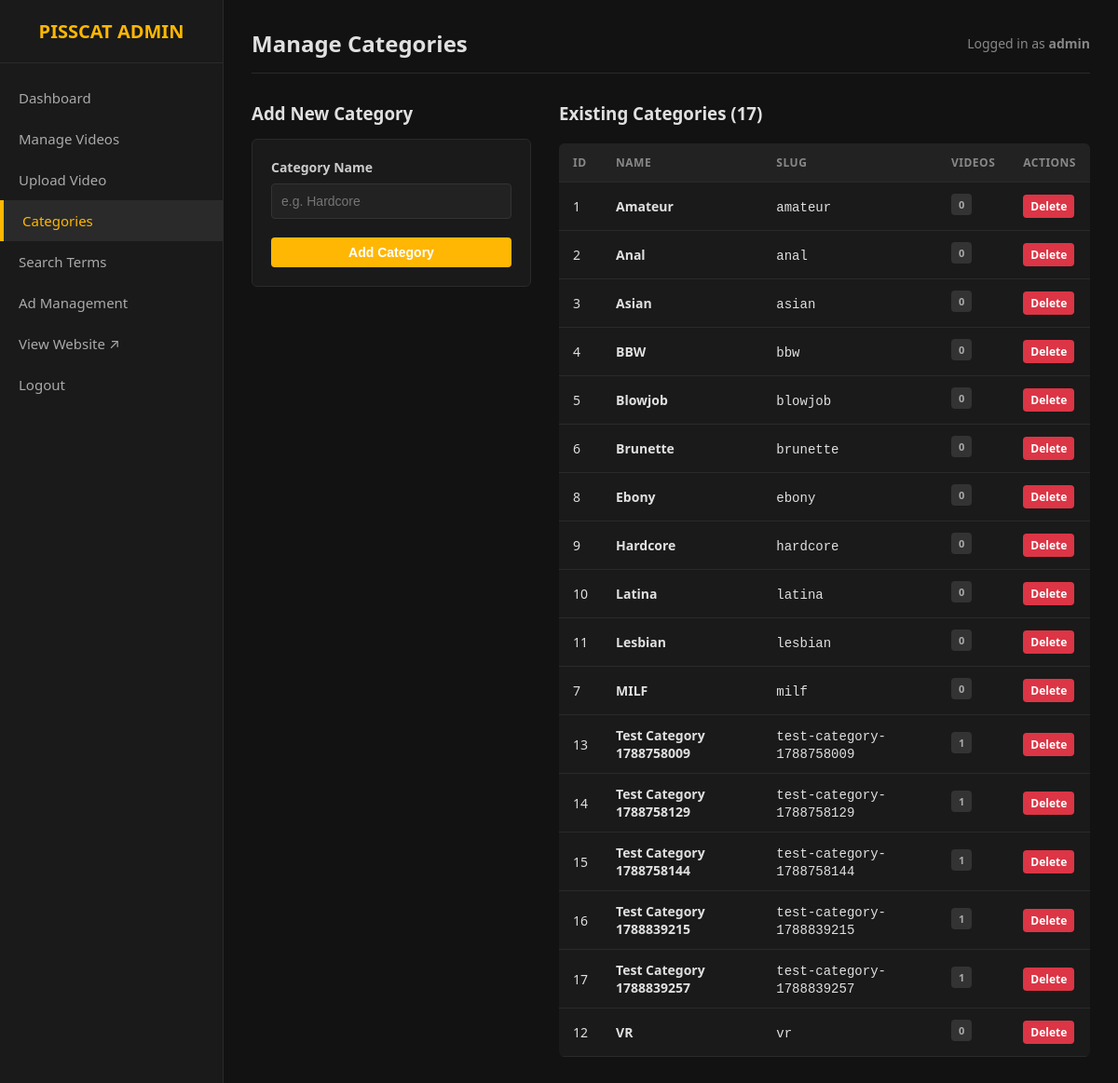
Before: /admin/categories.php (signed in) with the older database file.
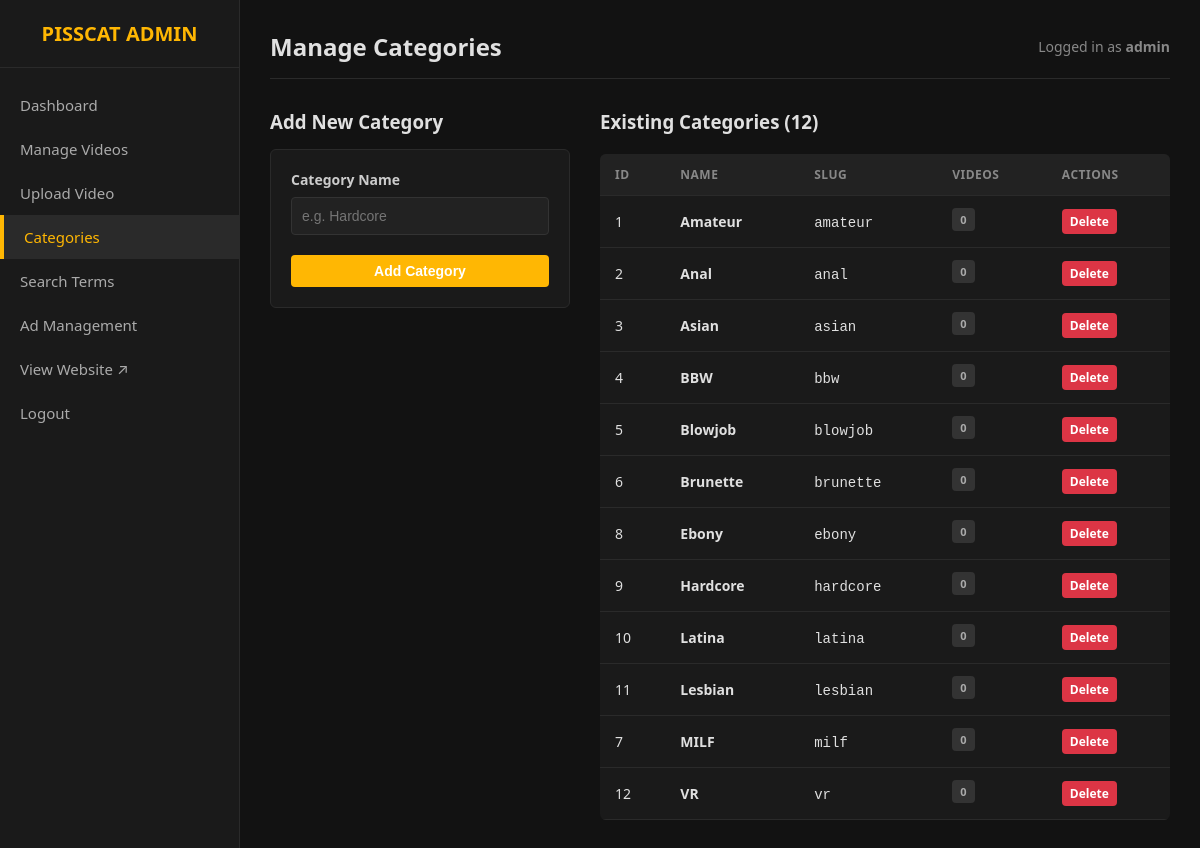
After: the same page with the newer database file.
### tables this page shows
CREATE TABLE categories (
            id INTEGER PRIMARY KEY AUTOINCREMENT,
            name TEXT UNIQUE NOT NULL,
            slug TEXT UNIQUE NOT NULL,
            created_at DATETIME DEFAULT CURRENT_TIMESTAMP
        );

### admin/categories.php (the view, shortened to what this page needs)
<?php
require_once __DIR__ . '/header.php';
$pdo = getDB();
$categories = $pdo->query("
    SELECT c.*, COUNT(vc.video_id) AS video_count
    FROM categories c
    LEFT JOIN video_categories vc ON c.id = vc.category_id
    GROUP BY c.id
    ORDER BY c.name ASC
")->fetchAll();
?>
<div style="display: grid; grid-template-columns: 300px 1fr; gap: 30px;">
    <div>
        <h3 style="margin-bottom: 15px;">Add New Category</h3>
        <form action="categories.php" method="POST" style="background: #1a1a1a; padding: 20px; border-radius: 6px; border: 1px solid #2a2a2a;">
            <div class="form-group">
                <label for="name">Category Name</label>
                <input type="text" id="name" name="name" class="form-control" required placeholder="e.g. Hardcore">
            </div>
            <button type="submit" class="btn btn-primary" style="width: 100%;">Add Category</button>
        </form>
    </div>
    <div>
        <h3 style="margin-bottom: 15px;">Existing Categories (<?= count($categories) ?>)</h3>
        <?php if (empty($categories)): ?>
            <p style="color: #888;">No categories available.</p>
        <?php else: ?>
            <table class="table">
                <thead>
                    <tr>
                        <th>ID</th>
                        <th>Name</th>
                        <th>Slug</th>
                        <th>Videos</th>
                        <th>Actions</th>
                    </tr>
                </thead>
                <tbody>
                    <?php foreach ($categories as $cat): ?>
                        <tr>
                            <td><?= $cat['id'] ?></td>
                            <td><strong><?= htmlspecialchars($cat['name']) ?></strong></td>
                            <td><code><?= htmlspecialchars($cat['slug']) ?></code></td>
                            <td><span class="badge"><?= $cat['video_count'] ?></span></td>
                            <td>
                                <a href="categories.php?action=delete&id=<?= $cat['id'] ?>" onclick="return confirm('Deleting category will unlink it from videos. Continue?');" class="btn btn-danger" style="padding: 4px 8px; font-size: 12px;">Delete</a>
                            </td>
                        </tr>
                    <?php endforeach; ?>
                </tbody>
            </table>
        <?php endif; ?>
    </div>
</div>
<?php require_once __DIR__ . '/footer.php'; ?>

### admin/header.php (shortened to what this page needs)
<?php
$currentPage = basename($_SERVER['PHP_SELF']);
?>
<!DOCTYPE html>
<html lang="en">
<head>
</head>
<body>
<div class="sidebar">
    <a href="index.php" class="sidebar-brand">PISSCAT ADMIN</a>
    <ul class="nav-menu">
        <li><a href="index.php" class="<?= $currentPage === 'index.php' ? 'active' : '' ?>">Dashboard</a></li>
        <li><a href="videos.php" class="<?= $currentPage === 'videos.php' ? 'active' : '' ?>">Manage Videos</a></li>
        <li><a href="upload.php" class="<?= $currentPage === 'upload.php' ? 'active' : '' ?>">Upload Video</a></li>
        <li><a href="categories.php" class="<?= $currentPage === 'categories.php' ? 'active' : '' ?>">Categories</a></li>
        <li><a href="search_terms.php" class="<?= $currentPage === 'search_terms.php' ? 'active' : '' ?>">Search Terms</a></li>
        <li><a href="ads.php" class="<?= $currentPage === 'ads.php' ? 'active' : '' ?>">Ad Management</a></li>
        <li><a href="../index.php" target="_blank">View Website ↗</a></li>
        <li><a href="logout.php">Logout</a></li>
    </ul>
</div>
<div class="main-content">
    <div class="header-bar">
        <div class="header-title">
            <?php
            switch($currentPage) {
                case 'categories.php': echo 'Manage Categories'; break;
            }
            ?>
        </div>
        <div class="user-info">Logged in as <strong><?= htmlspecialchars($_SESSION['admin_username'] ?? 'Admin') ?></strong></div>
    </div>

### admin/footer.php (shortened to what this page needs)
</div>
</body>
</html>

### admin/header.php (style rules this page uses)
* { box-sizing: border-box; margin: 0; padding: 0; }
body { font-family: system-ui, -apple-system, sans-serif; background: #121212; color: #e0e0e0; display: flex; min-height: 100vh; }
.sidebar { width: 240px; background: #1a1a1a; border-right: 1px solid #2a2a2a; display: flex; flex-direction: column; }
.sidebar-brand { padding: 20px; font-size: 20px; font-weight: bold; color: #ffb703; text-decoration: none; border-bottom: 1px solid #2a2a2a; text-align: center; }
.nav-menu { list-style: none; padding: 15px 0; }
.nav-menu li a { display: block; padding: 12px 20px; color: #aaa; text-decoration: none; font-size: 15px; transition: 0.2s; }
.nav-menu li a:hover, .nav-menu li a.active { background: #2a2a2a; color: #ffb703; border-left: 4px solid #ffb703; }
.main-content { flex: 1; padding: 30px; background: #121212; overflow-y: auto; }
.header-bar { display: flex; justify-content: space-between; align-items: center; margin-bottom: 30px; padding-bottom: 15px; border-bottom: 1px solid #2a2a2a; }
.header-title { font-size: 24px; font-weight: bold; }
.user-info { font-size: 14px; color: #888; }
.btn { display: inline-block; padding: 8px 16px; border-radius: 4px; text-decoration: none; font-size: 14px; font-weight: bold; cursor: pointer; border: none; }
.btn-primary { background: #ffb703; color: #fff; }
.btn-danger { background: #dc3545; color: #fff; }
.table { width: 100%; border-collapse: collapse; margin-top: 20px; background: #1a1a1a; border-radius: 6px; overflow: hidden; }
.table th, .table td { padding: 12px 15px; text-align: left; border-bottom: 1px solid #2a2a2a; font-size: 14px; }
.table th { background: #222; color: #888; text-transform: uppercase; font-size: 12px; letter-spacing: 0.5px; }
.badge { display: inline-block; padding: 4px 8px; border-radius: 4px; font-size: 11px; font-weight: bold; background: #333; color: #aaa; margin-right: 4px; margin-bottom: 4px; }
.form-group { margin-bottom: 20px; }
.form-group label { display: block; margin-bottom: 8px; font-size: 14px; font-weight: bold; color: #ccc; }
.form-control { width: 100%; padding: 10px; background: #222; border: 1px solid #333; border-radius: 4px; color: #fff; font-size: 14px; }

Changed rows visible on the page:
removed categories: id "13", name "Test Category 1788758009", slug "test-category-1788758009", video_count "1"
removed categories: id "14", name "Test Category 1788758129", slug "test-category-1788758129", video_count "1"
removed categories: id "15", name "Test Category 1788758144", slug "test-category-1788758144", video_count "1"
removed categories: id "16", name "Test Category 1788839215", slug "test-category-1788839215", video_count "1"
removed categories: id "17", name "Test Category 1788839257", slug "test-category-1788839257", video_count "1"
Other visible differences:
count($categories): "17" → "12"
